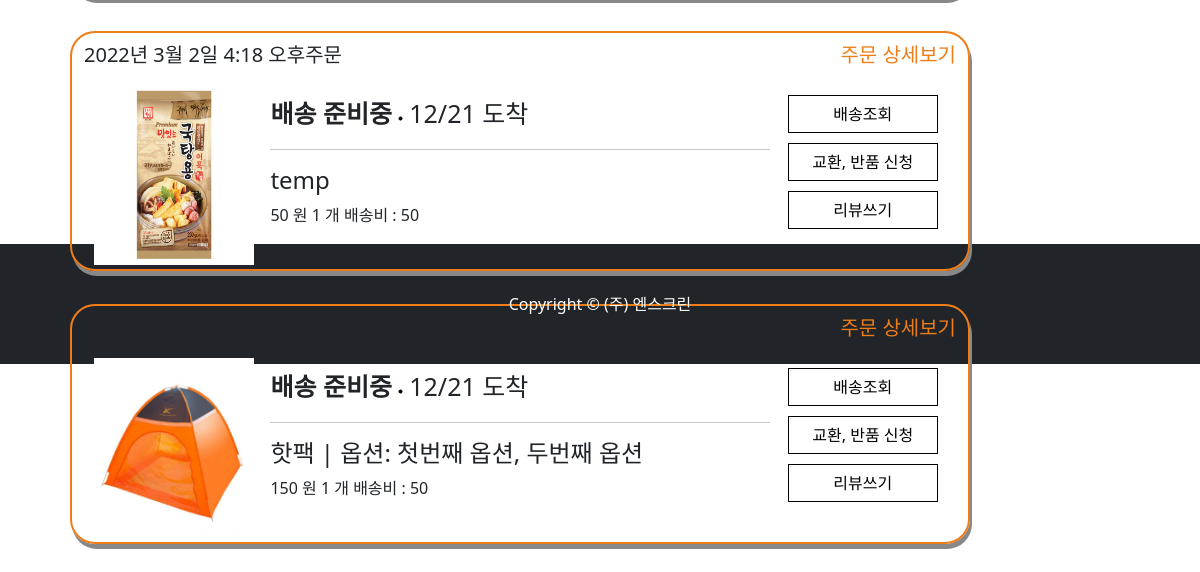
The page /mypage/orderhistory/ (signed in, lower part) on the database as committed earlier.
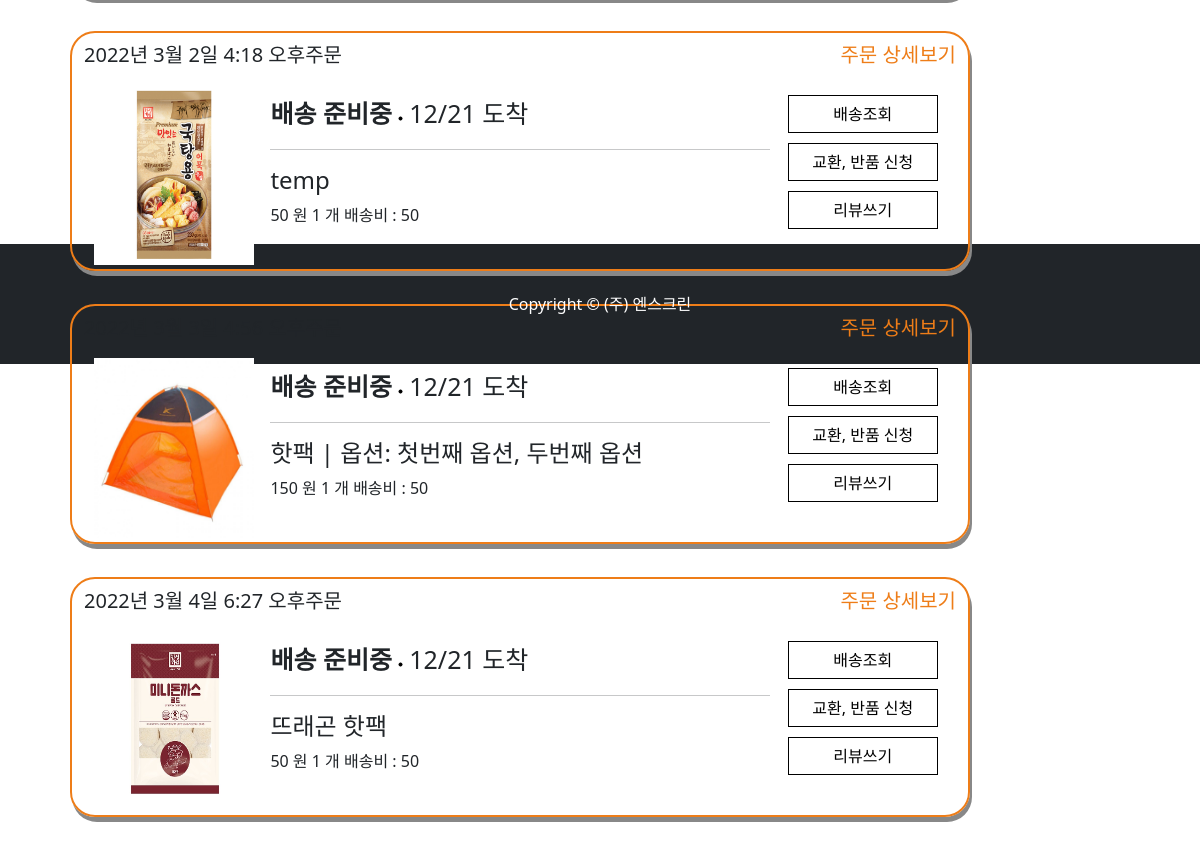
The same page on the database as committed later.
### store/models.py (models this page shows, shortened)
class OrderItem(models.Model):
    product = models.ForeignKey(Product, on_delete=models.SET_NULL, null=True)
    order = models.ForeignKey(Order, on_delete=models.SET_NULL, null=True, blank=True)
    orderHistory = models.ForeignKey(OrderHistory, on_delete=models.SET_NULL, null=True)
    deliver_state = models.CharField(max_length=200, null=True, blank=True)
    quantity = models.IntegerField(default=0, null=True, blank=True)
    date_added = models.DateTimeField(auto_now_add=True)
    item_option_bool = models.BooleanField(default=False, blank=False, null=True)
    @property
    def get_all_option_name(self):
        orderOptions = self.orderitemoption_set.all()  # 해당 order의 자식 가져와서
        data = ""
        for name in orderOptions:
            data += name.get_option_name +", "
        data = data.strip(', ')
        return data
    @property #배송비
    def get_delivery_price(self):
        return self.product.shipment_price
    @property #옵션 포함 가격
    def get_all_total(self):
        total = self.product.price_discount * self.quantity
        orderOptions = self.orderitemoption_set.all()  # 해당 order의 자식 가져와서
        total += sum([item.get_total for item in orderOptions])  # 다더함함
        return total

class OrderHistory(models.Model):
    customer = models.ForeignKey(Customer, on_delete=models.SET_NULL, null=True, blank=True)
    order_name = models.CharField(max_length=200, null=True, blank=True)
    date_ordered = models.DateTimeField(auto_now_add=True)
    date_completed = models.DateTimeField(null=True, blank=True)
    track_number = models.IntegerField(null=True, blank=True)
    payment_state = models.BooleanField(default=False)
    shipping_fee = models.IntegerField(null=True, blank=True)
    order_number = models.IntegerField(null=True, blank=True)
    email = models.EmailField(null=True,blank=True)
    total_fee = models.IntegerField(null=True, blank=True)
    post_code = models.CharField(max_length=200, null=True, blank=True)
    recipent_address1 = models.CharField(max_length=200, null=False)
    recipent_address2 = models.CharField(max_length=200, null=False)
    recipent_number = models.CharField(max_length=50, null=False)
    recipent_name = models.CharField(max_length=50, null=False)
    order_request = models.CharField(max_length=100, null=False)
    orderer_number = models.CharField(max_length=100, null=False)
    orderer_name = models.CharField(max_length=100, null=False)
    receipt_url = models.CharField(max_length=500, null=True,blank=True)
    status = models.CharField(max_length=100, null=True,blank=True)
    emb_pg_provider = models.CharField(max_length=100, null=True,blank=True)
    imp_uid = models.CharField(max_length=100, null=True,blank=True)
    pay_method = models.CharField(max_length=100, null=True,blank=True)

class Product(models.Model):
    product_name = models.CharField(max_length=200)
    price = models.FloatField(null=False, blank=False)
    image_detail = models.ImageField(null=True, blank=True)
    image_title = models.ImageField(null=True, blank=True)
    image_introduce = models.ImageField(null=True, blank=True)
    seller_code = models.CharField(max_length=50, null=False, blank=False)
    price_discount = models.FloatField(null=True)
    discount = models.IntegerField(null=True)
    stock = models.IntegerField()
    first_title = models.CharField(max_length=200)
    second_title = models.CharField(max_length=200)
    shipment_price = models.IntegerField(blank=True)
    hash_tag = models.CharField(max_length=200)
    option_bool = models.BooleanField(default=False, blank=False, null=True)
    collection_tag = models.CharField(max_length=200, null=True)
    item_company = models.CharField(null=False, max_length=200)
    product_status = models.BooleanField(default=False, blank=False, null=True)

class OrderItemOption(models.Model):
    order_item_option = models.ForeignKey(OrderItem, on_delete=models.CASCADE, null=True)
    product_option = models.ForeignKey(ProductOption, on_delete=models.CASCADE, null=True)
    quantity = models.IntegerField(default=0, null=True, blank=True)
    @property
    def get_option_name(self):
        return self.product_option.option_name
    @property
    def get_total(self):
        total = self.product_option.option_price * self.quantity
        return total

class ProductOption(models.Model):
    product = models.ForeignKey(Product, on_delete=models.CASCADE, null=True)
    option_name = models.CharField(max_length=200)
    option_seller_code = models.CharField(max_length=50, null=False, blank=False)
    option_price = models.FloatField(null=False, blank=False)
    option_stock = models.IntegerField()
    option_status = models.BooleanField(default=False, blank=False, null=True)

### store/views.py (the view)
# urls.py: path('mypage/orderhistory/', views.orderhistory, name="orderhistory"),
@login_required(login_url='/login')
def orderhistory(request):
    customer = request.user.customer
    orderHistory = OrderHistory.objects.filter(customer=customer)
    orderItem = []
    for order in orderHistory:
        orderItem += order.orderitem_set.all()
    context = {'orderHistory': orderHistory, 'orderItem': orderItem}
    return render(request, 'mypage/orderhistory.html', context)

### store/templates/mypage/orderhistory.html (shortened to what this page needs)
{% extends 'store/mypage.html' %}
{% load static %}
{% block mypage %}
    <div class="container" style=" height: 90rem">
        {% for item in orderItem %}
            <div class=" container" id="rcorners2" style=" height: 15rem;">
                <div class="item" style="padding-top: 10px">
                    <div><h5>{{ item.orderHistory.date_completed }}주문<a class="orderlist-detail" href="{% url 'orderdetail' %}"
                                                                 style="float: right">주문 상세보기</a></h5>
                    </div>
                </div>
                <div class="item" style="padding: 10px; height: 200px">
                    <div class="container-orderlist" style="flex-direction: row;">
                        <div class="item-orderlist-picture">
                            <img style="width: 160px; height: 180px" src={{ item.product.image_title.url }}  alt="..."/>
                        </div>
                        <div class="item-orderlist-info" style=" margin: 10px;">
                            <span style="font-size: 25px; "><b>배송 준비중</b></span>
                            <span><img src="{% static 'images/dot.png' %}" width="9" height="9"></span>
                            <span style="font-size: 25px; padding-bottom: 5px">12/21 도착 </span>
                            <hr>
                            {% if item.item_option_bool == True %}
                                <h4>{{ item.product.product_name }} | 옵션: {{ item.get_all_option_name }}</h4>
                            {% else %}
                                <h4>{{ item.product.product_name }}</h4>
                            {% endif %}
                            <span>{{ item.get_all_total | floatformat:0 }} 원 <span> {{ item.quantity }} 개</span> 배송비 : {{ item.get_delivery_price }}</span>
                        </div>
                        <div class="item-orderlist-button">
                            <div class="center-orderlist-option">
                                <a class="nav-link-mypage btn"
                                   style="border-style: groove; border-color: black; width: 150px" href="/">배송조회</a>
                            </div>
                            <div class="center-orderlist-option">
                                <a class="nav-link-mypage btn"
                                   style="border-style: groove; border-color: black; width: 150px" href="{% url 'cs' item.orderHistory.order_number item.product.seller_code %} ">교환, 반품 신청</a>
                            </div>
                            <div class="center-orderlist-option">
                                <a class="nav-link-mypage btn"
                                   style="border-style: groove; border-color: black; width: 150px" href="/">리뷰쓰기</a>
                            </div>
                        </div>
                    </div>
                </div>
            </div>
        {% endfor %}
    </div>
{% endblock mypage %}

### store/templates/store/mypage.html (shortened to what this page needs)
{% extends 'store/main.html' %}
{% load static %}
{% block content %}
    <section class="py-5 ">
        <div class="container">
            <div class="container-mypage" style=" height: 90rem">
                <div class="item-mypage-info">
                    {% block mypage %}{% endblock mypage %}
                </div>
            </div>
        </div>
    </section>
{% endblock content %}

### store/templates/store/main.html (shortened to what this page needs)
<!DOCTYPE html>
{% load static %}
<html lang="en">
<head>
    <link rel="stylesheet" type="text/css" href="{% static 'css/styles.css' %}">
    <link rel="stylesheet" type="text/css" href="{% static 'css/my.css' %}">
    <link href="https://cdnjs.cloudflare.com/ajax/libs/font-awesome/5.13.0/css/all.min.css" rel="stylesheet">
</head>
<body>
{% block content %}{% endblock content %}
<footer class="py-5 bg-dark">
    <div class="container"><p class="m-0 text-center text-white">Copyright &copy; (주) 엔스크린</p></div>
</footer>
</body>
</html>

### store/templates/store/navbar.html (shortened to what this page needs)
{% load static %}

Rows that differ between the two databases and show on the page:
added OrderItem: orderHistory.date_completed "2022년 3월 4일 6:27 오후", product.image_title (picture), product.product_name "뜨래곤 핫팩", get_all_total "50", quantity "1", get_delivery_price "50"
